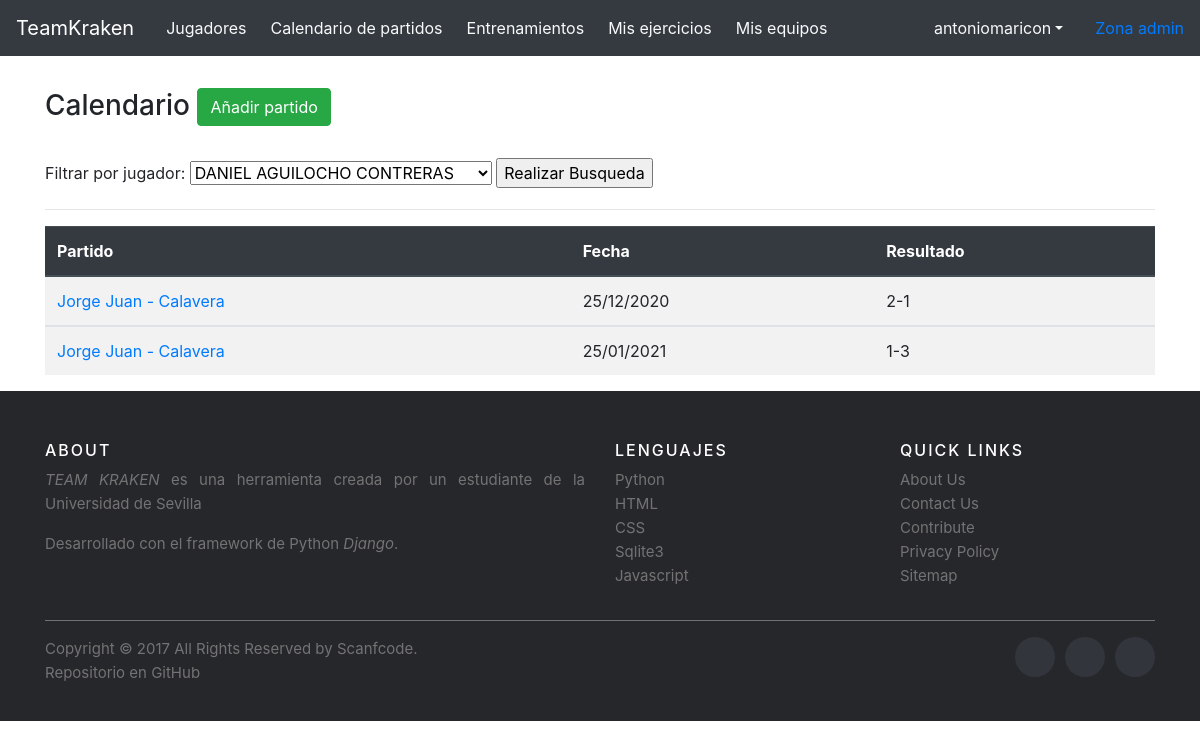
The app's page /8/partidos/ (signed in) with its own data.
### principal/models.py (models this page shows, shortened)
class Partido(models.Model):
    fecha = models.CharField(max_length=50, verbose_name='Fecha')
    local = models.CharField(max_length=50, verbose_name='Local')
    visitante = models.CharField(max_length=50, verbose_name='Visitante')
    resultado = models.CharField(max_length=10, verbose_name='Resultado')
    convocados = models.ManyToManyField(Jugador)
    equipo = models.ForeignKey(Equipo, on_delete=models.CASCADE, null=True)

### principal/views.py (the view)
# urls.py: path('<int:id_equipo>/partidos/', principal_views.calendario),
def calendario(request, id_equipo):
    if request.user.is_authenticated == False:
        return redirect('/login')
    eq = get_object_or_404(Equipo, pk=id_equipo)
    partidos = Partido.objects.filter(equipo=eq)
    jugadores = Jugador.objects.filter(equipo=id_equipo)
    jugador = None
    if request.method=="POST":
        id_jugador=request.POST['jugadores']
        jugador = get_object_or_404(Jugador, pk=id_jugador)
        partidos = Partido.objects.filter(convocados=id_jugador)
    return render(request, 'principal/calendario.html', {'partidos':partidos, 'jugadores':jugadores,
        'p':jugador, 'eq':eq})

### principal/templates/principal/calendario.html (shortened to what this page needs)
{% extends 'principal/base.html' %}
{% block content %}
	<br/>
	<h3>Calendario
		{% if partidos|length > 0 %}
			<a href="/{{ eq.id }}/crearPartido" class="btn btn-success">Añadir partido</a>
		{% endif %}
	</h3>
	<br/>
	<form id="formulario" method="post" action=''>{% csrf_token %}
		<label>Filtrar por jugador: </label>
			<select name="jugadores" id="jugadores">
				{% for jugador in jugadores %}
					<option value="{{jugador.id}}">{{jugador.nombre}} {{jugador.apellidos}}</option>
				{% endfor %}
			</select>
		<input type='submit' value='Realizar Busqueda'/>
    </form>
    <hr>
	{% if request.POST %}
		{% if partidos|length == 0 %}
			<h4 style="text-align: center;"> {{ p.nombre }} {{ p.apellidos }} no ha sido convocado en ningún partido aún. {{request.user.username}} enróllate </h4>
		{% else %}
			<h4> Total de partidos donde {{ p.nombre }} {{ p.apellidos }} ha sido convocado:  {{ partidos|length }}</h4>
			<table class="table table-striped">
				<thead class="thead-dark">
					<tr>
						<th>Partido</th>
						<th>Fecha</th>
						<th>Resultado</th>
					</tr>
				</thead>
				{% for row in partidos %}
					<tbody>
						<tr>
							<td><a href='/{{ eq.id }}/partidos/partido/{{ row.id }}'>{{ row.local }} - {{ row.visitante }}</a></td>
							<td>{{ row.fecha }}</td>
							<td>{{ row.resultado }}</td>
						</tr>
					</tbody>
				{% endfor %}
			</table>
		{% endif %}
	{% else %}
		{% if partidos|length == 0 %}
			<h4 style="text-align: center;">Aún no hay partidos para este equipo</h4>
			<br>
			<div style="text-align: center;">
				<a href="/{{ eq.id }}/crearPartido" class="btn btn-success">Añadir partido</a>
			</div>
			<br>
		{% else %}
			<table class="table table-striped">
				<thead class="thead-dark">
					<tr>
						<th>Partido</th>
						<th>Fecha</th>
						<th>Resultado</th>
					</tr>
				</thead>
				{% for row in partidos %}
					<tbody>
						<tr>
							<td><a href='/{{ eq.id }}/partidos/partido/{{ row.id }}'>{{ row.local }} - {{ row.visitante }}</a></td>
							<td>{{ row.fecha }}</td>
							<td>{{ row.resultado }}</td>
						</tr>
					</tbody>
				{% endfor %}
			</table>
		{% endif %}
	{% endif %}
{% endblock %}

### principal/templates/principal/base.html (shortened to what this page needs)
<!DOCTYPE html>
<html>
<head>
	<link rel="stylesheet" href="https://stackpath.bootstrapcdn.com/bootstrap/4.4.1/css/bootstrap.min.css">
	<link rel="stylesheet" href="https://unpkg.com/bootstrap-table@1.16.0/dist/bootstrap-table.min.css">
	<link rel="stylesheet" href="https://code.ionicframework.com/ionicons/2.0.1/css/ionicons.min.css">
	<link rel="stylesheet" href="https://www.evidentia.cloud/plugins/fontawesome-free/css/all.min.css">
</head>
<body class="pt-5">
    <nav class="navbar navbar-expand-md navbar-dark bg-dark fixed-top">
      <a class="navbar-brand" href='/{{ eq.id}}'>TeamKraken</a>
      <div class="collapse navbar-collapse" id="navbarsExampleDefault">
        <ul class="navbar-nav mr-auto">
          <li class="nav-item active ml-2">
            <a class="nav-link text-light" href="/{{ eq.id}}/jugadores">Jugadores</a>
          </li>
          <li class="nav-item">
            <a class="nav-link text-light ml-2" href="/{{ eq.id}}/partidos">Calendario de partidos</a>
          </li>
          <li class="nav-item">
            <a class="nav-link text-light ml-2" href="/{{ eq.id}}/entrenamientos">Entrenamientos</a>
          </li>
          <li class="nav-item">
            <a class="nav-link text-light ml-2" href="/{{ eq.id}}/ejercicios">Mis ejercicios</a>
		  </li>
		  <li class="nav-item">
			<a class="nav-link text-light ml-2" href="/{{ eq.id}}/misEquipos">Mis equipos</a>
		  </li>
		</ul>
		{% if user.is_authenticated %}
        <div class="nav-item dropdown justify-content-end mr-3">
            <a class="nav-link dropdown-toggle text-light" href="http://example.com" id="dropdown01" data-toggle="dropdown" aria-haspopup="true" aria-expanded="false">{{ user.get_username }}</a>
          </div>
        {% endif %}
        <a class="my-2 my-lg-0" href='/admin'>Zona admin</a>
      </div>
    </nav>
	<div class="container pt-3">
	{% block content %}
	{% endblock %}
	</div>
    <footer class="site-footer">
      <div class="container">
        <div class="row">
          <div class="col-sm-12 col-md-6">
            <h6>About</h6>
            <p class="text-justify"><i>TEAM KRAKEN</i> es una herramienta creada por un estudiante de la Universidad de Sevilla</p>
          	<p class="text-justify">Desarrollado con el framework de Python <i>Django</i>.</p>
          </div>
          <div class="col-xs-6 col-md-3">
            <h6>Lenguajes</h6>
            <ul class="footer-links">
              <li>Python</li>
              <li>HTML</li>
              <li>CSS</li>
              <li>Sqlite3</li>
              <li>Javascript</li>
            </ul>
          </div>
          <div class="col-xs-6 col-md-3">
            <h6>Quick Links</h6>
            <ul class="footer-links">
              <li><a href="http://scanfcode.com/about/">About Us</a></li>
              <li><a href="http://scanfcode.com/contact/">Contact Us</a></li>
              <li><a href="http://scanfcode.com/contribute-at-scanfcode/">Contribute</a></li>
              <li><a href="http://scanfcode.com/privacy-policy/">Privacy Policy</a></li>
              <li><a href="http://scanfcode.com/sitemap/">Sitemap</a></li>
            </ul>
          </div>
        </div>
        <hr>
      </div>
      <div class="container">
        <div class="row">
          <div class="col-md-8 col-sm-6 col-xs-12">
            <p class="copyright-text">Copyright &copy; 2017 All Rights Reserved by
         	<a href="https://codepen.io/scanfcode">Scanfcode</a>.
            </p>
            <p><a class="github" href="https://github.com/manpercar1/teamkraken"> Repositorio en GitHub</a></p>
          </div>
          <div class="col-md-4 col-sm-6 col-xs-12">
            <ul class="social-icons">
              <li><a class="facebook" href="#"></a></li>
              <li><a class="twitter" href="#"></a></li>
              <li><a class="linkedin" href="#"></a></li>
            </ul>
          </div>
        </div>
      </div>
	</footer>
</body>
</html>

### principal/templates/principal/base.html (style rules this page uses)
.site-footer { background-color:#26272b; padding:45px 0 20px; font-size:15px; line-height:24px; color:#737373; }
.site-footer hr { border-top-color:#bbb; opacity:0.5 }
.site-footer h6 { color:#fff; font-size:16px; text-transform:uppercase; margin-top:5px; letter-spacing:2px }
.site-footer a { color:#737373; }
.footer-links { padding-left:0; list-style:none }
.footer-links li { display:block }
.footer-links a { color:#737373 }
.site-footer .social-icons { text-align:right }
.site-footer .social-icons a { width:40px; height:40px; line-height:40px; margin-left:6px; margin-right:0; border-radius:100%; background-color:#33353d }
.copyright-text { margin:0 }
.social-icons { padding-left:0; margin-bottom:0; list-style:none }
.social-icons li { display:inline-block; margin-bottom:4px }
.social-icons a { background-color:#eceeef; color:#818a91; font-size:16px; display:inline-block; line-height:44px; width:44px; height:44px; text-align:center; margin-right:8px; border-radius:100%; -webkit-transition:all .2s linear; -o-transition:all .2s linear; transition:all .2s linear }

### records on screen
Partido: local "Jorge Juan", visitante "Calavera", fecha "25/12/2020", resultado "2-1"
Partido: local "Jorge Juan", visitante "Calavera", fecha "25/01/2021", resultado "1-3"

### other values on screen
{{ user.get_username }} "antoniomaricon"
form field jugadores "DANIEL AGUILOCHO CONTRERAS"
